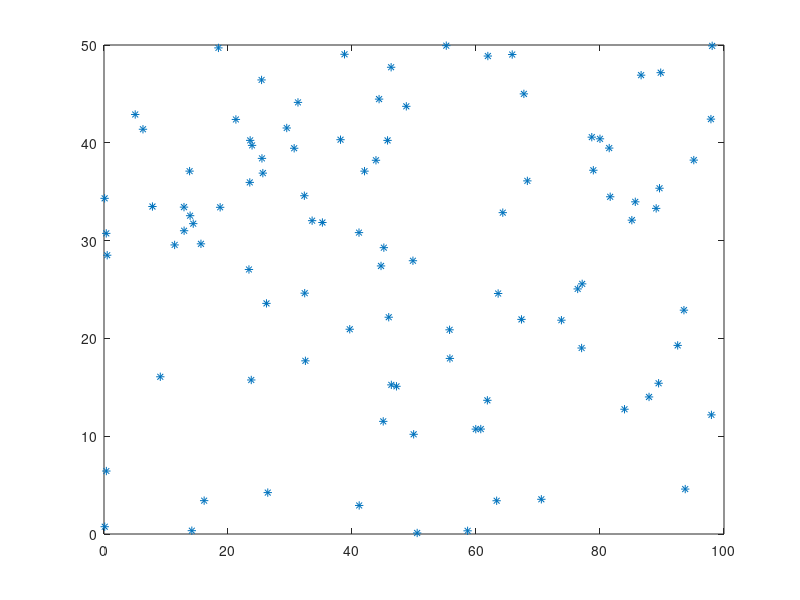

This figure's MATLAB source:
function[]=loop()
set(gca,'XLim',[0 100],'YLim',[0 50]);
a = 0;
b = 100;
s = (b-a).*rand(100,1) + a;
c = 0;
d = 50;
t = (d-c).*rand(100,1) + c;
plot(s,t,'*')
hold on
end  
